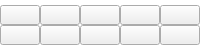
        <widget class="QGroupBox" name="RecomendationGroupBox">
         <property name="maximumSize">
          <size>
           <width>16777215</width>
           <height>50</height>
          </size>
         </property>
         <property name="styleSheet">
          <string notr="true">QGroupBox{
border: none;
	background-color: rgb(255, 255, 255);
}
QPushButton{
	font: 12pt &quot;Kalpurush&quot;;
padding-top:4px;
}</string>
         </property>
         <property name="title">
          <string/>
         </property>
         <layout class="QGridLayout" name="gridLayout_6">
          <property name="leftMargin">
           <number>0</number>
          </property>
          <property name="topMargin">
           <number>0</number>
          </property>
          <property name="rightMargin">
           <number>0</number>
          </property>
          <property name="bottomMargin">
           <number>0</number>
          </property>
          <property name="spacing">
           <number>0</number>
          </property>
          <item row="0" column="0">
           <layout class="QGridLayout" name="gridLayout_3">
            <property name="spacing">
             <number>0</number>
            </property>
            <item row="0" column="0">
             <widget class="QPushButton" name="RB1">
              <property name="text">
               <string/>
              </property>
             </widget>
            </item>
            <item row="0" column="4">
             <widget class="QPushButton" name="RB5">
              <property name="text">
               <string/>
              </property>
             </widget>
            </item>
            <item row="0" column="1">
             <widget class="QPushButton" name="RB2">
              <property name="text">
               <string/>
              </property>
             </widget>
            </item>
            <item row="0" column="2">
             <widget class="QPushButton" name="RB3">
              <property name="text">
               <string/>
              </property>
             </widget>
            </item>
            <item row="0" column="3">
             <widget class="QPushButton" name="RB4">
              <property name="text">
               <string/>
              </property>
             </widget>
            </item>
            <item row="1" column="0">
             <widget class="QPushButton" name="RB6">
              <property name="text">
               <string/>
              </property>
             </widget>
            </item>
            <item row="1" column="1">
             <widget class="QPushButton" name="RB7">
              <property name="text">
               <string/>
              </property>
             </widget>
            </item>
            <item row="1" column="2">
             <widget class="QPushButton" name="RB8">
              <property name="text">
               <string/>
              </property>
             </widget>
            </item>
            <item row="1" column="3">
             <widget class="QPushButton" name="RB9">
              <property name="text">
               <string/>
              </property>
             </widget>
            </item>
            <item row="1" column="4">
             <widget class="QPushButton" name="RB10">
              <property name="text">
               <string/>
              </property>
             </widget>
            </item>
           </layout>
          </item>
         </layout>
        </widget>
